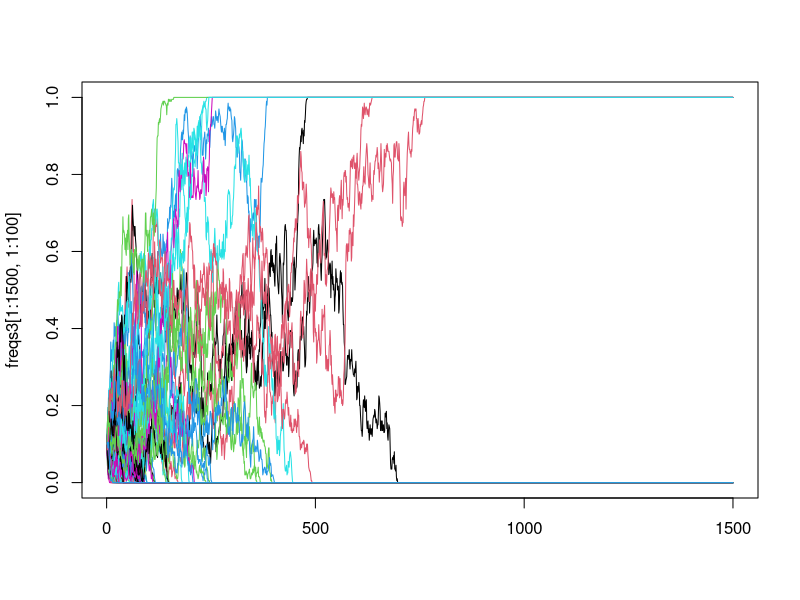
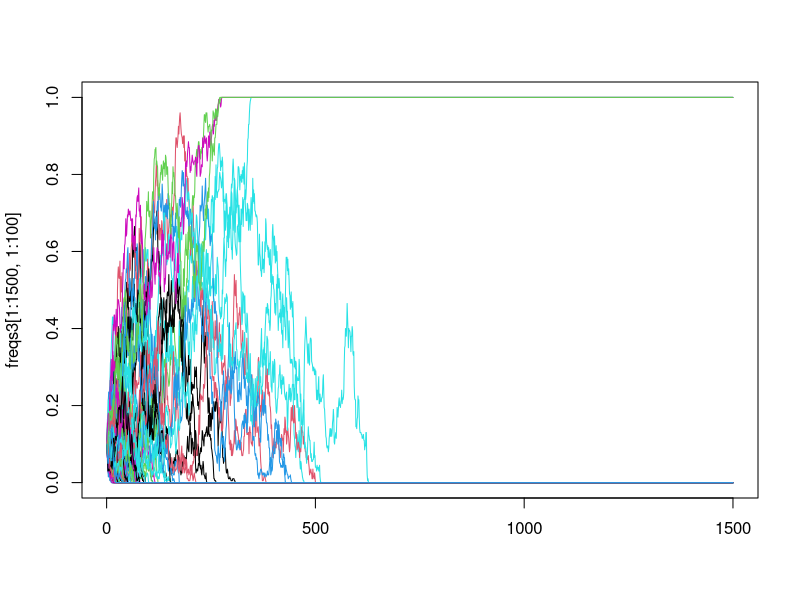
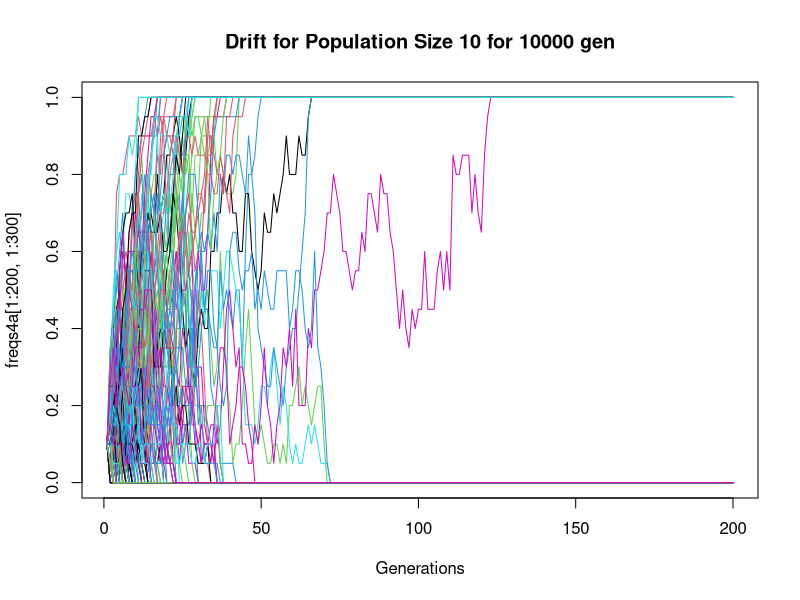
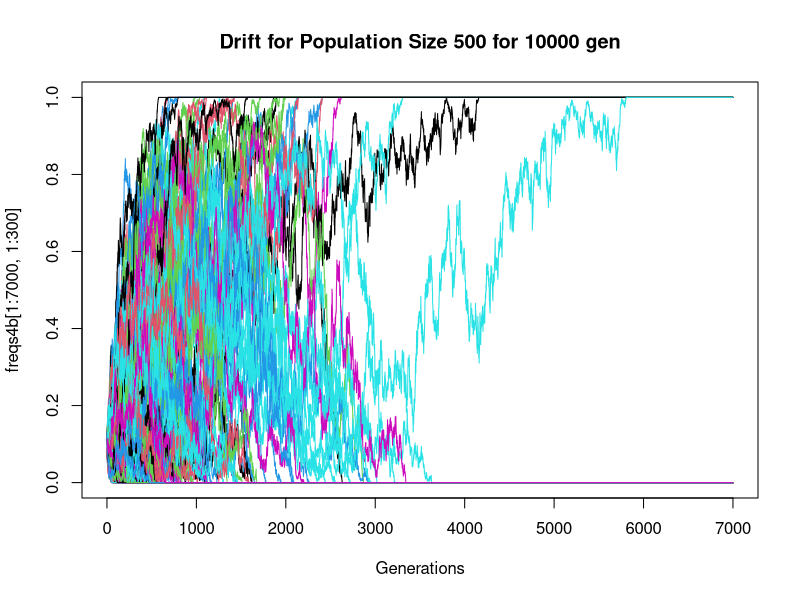

Recreate these plots in R, in order.
#M200A GENETIC DRIFT EXERCISES,Dr. Kirk Lohmueller, Fall 2015
#Hayley Stansell
#
#
getwd()
#
?rbinom
rbinom(3,10,0.1)
#3 random vars from a binom dist. 1st draw = 1/10 success, 2nd = 2/10 success, 3rd = 0/10 success
#[1] 1 2 0
rbinom
#just the function w/ nothing returns a summary of rbinom
#
#
########################################################################################EXERCISE ONE###################
#
#What is the expected number of successes in a sample of size 10 from the binomial dist. with probability of success p=0.1? 
#First, figure this out analytically based on the formulas from class. 
#Second, write a simulation in R to confirm this. 
#
#1)Based on probability p=0.1 (1 in 10 is a success), I would expect to see approximately one success in 10 draws. 
#2)
rbinom(10, 5, 0.1)
#[1] 1 0 0 1 2 0 1 2 0 1
#[1] 0 0 2 0 1 1 0 1 0 1
rbinom(10, 1, 0.1)
#[1] 0 0 0 0 0 0 0 0 0 0
#[1] 0 0 0 0 0 0 1 0 0 0

#################################################################

#simulate genetic drift
#
#p= allele freq (at t)
#N= pop size (number of diploid individs, or number of c-somes in pop)----HERE = number of diploid individs (so, pop has 2N csomes)
#
p<- 0.1
N<- 10
count<- rbinom(1,2*N, p)
count
#[1] 2
count/(2*N)
#[1] 0.1
#
#####################################################################################EXERCISE TWO#######################
#
#Write an R-function that simulates T generations of genetic drift for L independent SNPs. 
#Keep track of allele freq's of each of the L-SNPs in each of the T-generations. 
#All SNPs should start in the initial generation at frequency "p"
#
#Hint: Initialize a matrix to keep track of the freqs in each generation:
# T<- 5 
# L<- 3
# freqs<- matrix(nrow=T,ncol=L) #sets up framework for matrix to get allel freqs each generation.
#                                 each ROW is a generation, each COLUMN is a SNP
#Hint: First row of this matrix can/should have the initial allele frequency (p). 
#       Write a loop that will iterate through each generation and perform binom sampling.
#
T<- 8
L<- 3
freqs<- matrix(nrow = T, ncol = L)
freqs
#success!
#saying that pInitial(or pPrev)=0.25, N(size)=100 individuals, n(aka L)= 3 indept. SNPs
#so, pCurrent= count/(2N), and count= rbinom(3, 2*100, pPrev) for each. pCurrent becomes pPrev each new generation
#pPrev is all SNPs having p of 0.25
freqs[1,]<-0.25
freqs[1,]
N<-100
for(i in 2:T){
  count<- rbinom(L,2*N, freqs[(i-1),])
  freqNew<-(count/(2*N))
  freqs[i,]<-freqNew
}
freqs
#[,1]  [,2]  [,3]
#[1,] 0.250 0.250 0.250
#[2,] 0.295 0.280 0.265
#[3,] 0.310 0.300 0.275
#[4,] 0.270 0.370 0.235
#[5,] 0.305 0.365 0.230
#[6,] 0.405 0.350 0.210
#[7,] 0.475 0.310 0.250
#[8,] 0.510 0.260 0.285
#
#
#############################################################################################EXERCISE THREE###################
#
#Use the function just written to simulate drift with these parameters:
N<-100
L<-1000
T<-10000
p<-0.1
#
#
freqs3<- matrix(nrow = T, ncol = L)
freqs3
#success!
#saying that pInitial(or pPrev)=0.25, N(size)=100 individuals, n(aka L)= 3 indept. SNPs
#so, pCurrent= count/(2N), and count= rbinom(3, 2*100, pPrev) for each. pCurrent becomes pPrev each new generation
#pPrev is all SNPs having p of 0.25
freqs3[1,]<-0.1 #this is the pPrev(pInitial)
freqs3[1,]
for(i in 2:T){
  count<- rbinom(L,2*N, freqs3[(i-1),])
  freqNew3<-(count/(2*N))
  freqs3[i,]<-freqNew3
}
freqs3
#Success!!!
#data matrix too big to just paste here
#
#
#
###################################a) How many SNPs(L=1000) @ T=10,000 are at freq 0?
#   row=T, so at [10,000,], values = 0 --- L=0 at that point
?sum
?frequency
#frequency of zeros at [10000, ], freq that L's are zero
########################### == ----says if X == # ...if x equal to a number. So, X == 0, "tests" include < , > , and ==
sum(freqs3[10000, ] == 0) 
#[1] 906
#success!!
###################################b) How many are at frequency 1?
sum(freqs3[10000, ] == 1) 
#[1] 94
###################################c) Does this value agree with theoretical prediction for prob of fixation of a neutral?
#Yes, this supports the idea that as time progresses, a given allele will either drop out of existence 
#or become present across the whole population...becoming "fixed". 
#
#
###################################d) Make a plot of freq. trajectories for 100 SNPs. 
# 100 columns all rows .... freqs3[10000,100]
# x is 0-10000, y is 0-1
#try a small number freqs3[1000,5]

matplot(freqs3 [1:1500, 1:100], type= "l", lty = 1)
#
#
##################################dcontinued) repeat, but change p to 0.6 
N<-100
L<-1000
T<-10000
p<-0.6
#
#
freqs3<- matrix(nrow = T, ncol = L)
freqs3
#success!
#saying that pInitial(or pPrev)=0.25, N(size)=100 individuals, n(aka L)= 3 indept. SNPs
#so, pCurrent= count/(2N), and count= rbinom(3, 2*100, pPrev) for each. pCurrent becomes pPrev each new generation
#pPrev is all SNPs having p of 0.25
freqs3[1,]<-0.1 #this is the pPrev(pInitial)
freqs3[1,]
for(i in 2:T){
  count<- rbinom(L,2*N, freqs3[(i-1),])
  freqNew3<-(count/(2*N))
  freqs3[i,]<-freqNew3
}
matplot(freqs3 [1:1500, 1:100], type= "l", lty = 1)
#success
#
##################################e) How many of the 1000 SNPs are at freq 0 at T = 10000
sum(freqs3[10000, ] == 0) 
#[1] 892
##################################f) How many are at freq 1 at T = 10000
sum(freqs3[10000, ] == 1)
#[1] 108
#################################g) Does this agree with the theoretical prediction for fixation?
#Like the previous simulation, I think this agrees with the idea of fixation for a neutral allele, 
#as most of the frequencies have shifted to frequency of 0. The result is not as extreme as it was for p = 0.1
#As p approaches 0.5, transmission of alleles becomes more of a random-chance situation, so time to fixation (or probability
#of fixation) becomes longer (as the probability decreases).
#
#
#
#
#
######################################################################################EXERCISE FOUR#######################
#try using mfrow...... par (mfrow = )
#
#repeat simulation, with N=10, 500, 1000 . p = 0.1, L = 1000, T = 10000
#
#
# Make population N = 10
N<-10
L<-1000
T<-10000
p<-0.1
#
#
freqs4a<- matrix(nrow = T, ncol = L)
freqs4a
freqs4a[1,]<-0.1 #this is the pPrev(pInitial)
freqs4a[1,]
for(i in 2:T){
  count<- rbinom(L,2*N, freqs4a[(i-1),])
  freqNew4a<-(count/(2*N))
  freqs4a[i,]<-freqNew4a
}
#success! 4a
#plot 4a
matplot(freqs4a [1:200, 1:300], type= "l", lty = 1, main = "Drift for Population Size 10 for 10000 gen", xlab = "Generations")
#SUCCESS
#
#
#Make population N= 500
N<-500
L<-1000
T<-10000
p<-0.1
#
#
freqs4b<- matrix(nrow = T, ncol = L)
freqs4b
freqs4b[1,]<-0.1 #this is the pPrev(pInitial)
freqs4b[1,]
for(i in 2:T){
  count<- rbinom(L,2*N, freqs4b[(i-1),])
  freqNew4b<-(count/(2*N))
  freqs4b[i,]<-freqNew4b
}
#success! 4b
#plot 4b
matplot(freqs4b [1:7000, 1:300], type= "l", lty = 1, main = "Drift for Population Size 500 for 10000 gen", xlab = "Generations")
#SUCCESS
